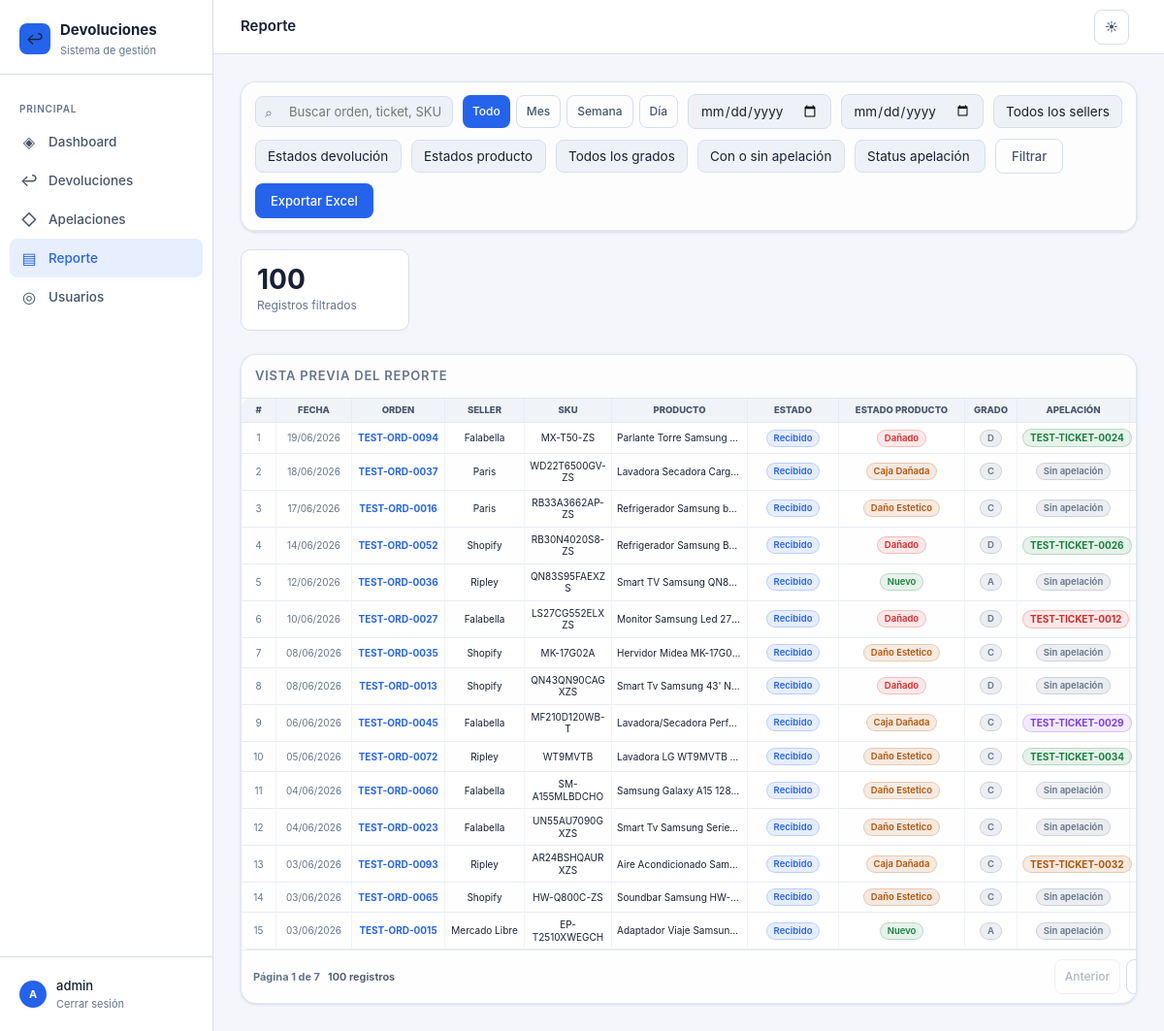
Page /reporte/ (signed in) on the committed database.
### returns/models.py (models this page shows, shortened)
class Return(models.Model):
    SELLER_CHOICES = [
        ('falabella', 'Falabella'),
        ('ripley', 'Ripley'),
        ('mercado_libre', 'Mercado Libre'),
        ('paris', 'Paris'),
        ('walmart', 'Walmart'),
        ('shopify', 'Shopify'),
    ]
    ESTADO_CHOICES = [
        ('recibido', 'Recibido'),
        ('en_revision', 'En revisión'),
        ('aprobado', 'Aprobado'),
        ('rechazado', 'Rechazado'),
        ('reembolsado', 'Reembolsado'),
        ('cerrado', 'Cerrado'),
    ]
    CONDICION_CHOICES = [
        ('nuevo', 'Nuevo'),
        ('caja_danada', 'Caja Dañada'),
        ('danado', 'Dañado'),
        ('dano_estetico', 'Daño Estetico'),
    ]
    GRADO_CHOICES = [
        ('A', 'A'),
        ('C', 'C'),
        ('D', 'D'),
    ]
    fecha_ingreso = models.DateField(auto_now_add=True)
    fecha_actualizacion = models.DateTimeField(auto_now=True)
    seller = models.CharField(max_length=50, choices=SELLER_CHOICES, verbose_name='Seller')
    numero_orden = models.CharField(max_length=100, unique=True, verbose_name='Número de orden')
    sku = models.CharField(max_length=100, verbose_name='SKU')
    ean = models.CharField(max_length=50, blank=True, verbose_name='EAN')
    producto_nombre = models.CharField(max_length=300, verbose_name='Nombre del producto', blank=True)
    marca = models.CharField(max_length=150, blank=True, verbose_name='Marca')
    categoria = models.CharField(max_length=150, blank=True, verbose_name='Categoría')
    precio_venta = models.DecimalField(max_digits=10, decimal_places=2, null=True, blank=True, validators=[MinValueValidator(0)], verbose_name='Precio de venta')
    cantidad = models.PositiveIntegerField(default=1, validators=[MinValueValidator(1)], verbose_name='Cantidad')
    estado = models.CharField(max_length=20, choices=ESTADO_CHOICES, default='recibido', verbose_name='Estado')
    condicion_producto = models.CharField(max_length=20, choices=CONDICION_CHOICES, default='nuevo', verbose_name='Estado del producto')
    grado = models.CharField(max_length=1, choices=GRADO_CHOICES, default='A', verbose_name='Grado')
    detalles_dano = models.TextField(blank=True, verbose_name='Detalles del daño')
    notas_internas = models.TextField(blank=True, verbose_name='Notas internas')
    creado_por = models.ForeignKey(User, on_delete=models.SET_NULL, null=True, related_name='devoluciones_creadas')
    class Meta:
        verbose_name = 'Devolución'
        verbose_name_plural = 'Devoluciones'
        ordering = ['-fecha_ingreso', '-id']
    def get_estado_color(self):
        colors = {
            'recibido': 'blue',
            'en_revision': 'yellow',
            'aprobado': 'green',
            'rechazado': 'red',
            'reembolsado': 'purple',
            'cerrado': 'gray',
        }
        return colors.get(self.estado, 'gray')

class Appeal(models.Model):
    STATUS_CHOICES = [
        ('en_proceso', 'En proceso'),
        ('rechazado', 'Rechazado'),
        ('proceso_pago', 'Proceso de pago'),
        ('pagado', 'Pagado'),
    ]
    devolucion = models.ForeignKey(Return, on_delete=models.CASCADE, related_name='apelaciones', verbose_name='Orden')
    numero_apelacion = models.CharField(max_length=100, verbose_name='N° de apelación o ticket')
    detalle = models.TextField(verbose_name='Detalle')
    status = models.CharField(max_length=20, choices=STATUS_CHOICES, default='en_proceso', verbose_name='Status')
    estado_cuenta = models.CharField(max_length=200, blank=True, verbose_name='Estado de cuenta')
    creado_por = models.ForeignKey(User, on_delete=models.SET_NULL, null=True, blank=True, related_name='apelaciones_creadas')
    actualizado_por = models.ForeignKey(User, on_delete=models.SET_NULL, null=True, blank=True, related_name='apelaciones_actualizadas')
    creado_en = models.DateTimeField(auto_now_add=True)
    actualizado_en = models.DateTimeField(auto_now=True)
    class Meta:
        verbose_name = 'Apelación'
        verbose_name_plural = 'Apelaciones'
        ordering = ['-creado_en', '-id']
    def get_status_color(self):
        colors = {
            'en_proceso': 'yellow',
            'rechazado': 'red',
            'proceso_pago': 'purple',
            'pagado': 'green',
        }
        return colors.get(self.status, 'gray')

### returns/views.py (the view)
# urls.py: path('reporte/', views.report_dashboard, name='report_dashboard'),
@login_required
def report_dashboard(request):
    devoluciones = filtered_report_returns(request)
    if request.GET.get('export') == 'xlsx':
        return report_export_response(devoluciones)
    devoluciones_page = paginate_queryset(request, devoluciones, 'page', 15)
    context = {
        'devoluciones': devoluciones_page,
        'devoluciones_page': devoluciones_page,
        'devoluciones_page_query': querystring_without(request, 'page'),
        'period': request.GET.get('period', '').strip(),
        'period_query': querystring_without(request, 'period', 'page', 'fecha_desde', 'fecha_hasta'),
        'q': request.GET.get('q', '').strip(),
        'fecha_desde': request.GET.get('fecha_desde', '').strip(),
        'fecha_hasta': request.GET.get('fecha_hasta', '').strip(),
        'seller_filter': request.GET.get('seller', '').strip(),
        'estado_filter': request.GET.get('estado', '').strip(),
        'condicion_filter': request.GET.get('condicion', '').strip(),
        'grado_filter': request.GET.get('grado', '').strip(),
        'apelacion_filter': request.GET.get('apelacion', '').strip(),
        'appeal_status_filter': request.GET.get('appeal_status', '').strip(),
        'seller_choices': Return.SELLER_CHOICES,
        'estado_choices': Return.ESTADO_CHOICES,
        'condicion_choices': Return.CONDICION_CHOICES,
        'grado_choices': Return.GRADO_CHOICES,
        'appeal_status_choices': Appeal.STATUS_CHOICES,
        'total_filtrado': devoluciones.count(),
    }
    return render(request, 'returns/report.html', context)

### returns/models.py (called while the page is built)
    @classmethod
    def load(cls):
        config, _ = cls.objects.get_or_create(pk=1)
        return config

### returns/templatetags/returns_format.py (called while the page is built)
@register.filter
def clp(value):
    if value in (None, ''):
        return ''
    try:
        amount = int(Decimal(str(value)))
    except (InvalidOperation, ValueError):
        return value
    return f'${amount:,}'.replace(',', '.') + ' CLP'

@register.filter
def clp_difference(value, arg):
    if value in (None, '') or arg in (None, ''):
        return ''
    try:
        amount = int(Decimal(str(value))) - int(Decimal(str(arg)))
    except (InvalidOperation, ValueError):
        return ''
    sign = '-' if amount < 0 else ''
    return f'{sign}${abs(amount):,}'.replace(',', '.') + ' CLP'

### returns/views.py (called while the page is built)
def paginate_queryset(request, queryset, page_param='page', per_page=12):
    paginator = Paginator(queryset, per_page)
    return paginator.get_page(request.GET.get(page_param))

def querystring_without(request, *keys):
    query = request.GET.copy()
    for key in keys:
        query.pop(key, None)
    encoded = query.urlencode()
    return f'{encoded}&' if encoded else ''

def period_dates(request):
    today = timezone.localdate()
    period = request.GET.get('period', '')
    if period == 'today':
        return period, today, today
    if period == 'week':
        return period, today - timedelta(days=today.weekday()), today
    if period == 'month':
        return period, today.replace(day=1), today
    return period, None, None

### templates/returns/report.html (shortened to what this page needs)
{% extends 'returns/base.html' %}
{% load returns_format %}
{% block topbar_title %}Reporte{% endblock %}
{% block content %}
<div class="table-wrap" style="margin-bottom:18px">
  <div class="table-header">
    <form method="get" class="filter-bar" style="flex:1">
      <div class="search-wrap">
        <span class="search-icon">⌕</span>
        <input type="text" name="q" value="{{ q }}" placeholder="Buscar orden, ticket, SKU, producto, marca...">
      </div>
      <div class="period-filter-bar">
        <a href="?{{ period_query }}" class="btn btn-sm {% if not period %}btn-primary{% else %}btn-ghost{% endif %}">Todo</a>
        <a href="?{{ period_query }}period=month" class="btn btn-sm {% if period == 'month' %}btn-primary{% else %}btn-ghost{% endif %}">Mes</a>
        <a href="?{{ period_query }}period=week" class="btn btn-sm {% if period == 'week' %}btn-primary{% else %}btn-ghost{% endif %}">Semana</a>
        <a href="?{{ period_query }}period=today" class="btn btn-sm {% if period == 'today' %}btn-primary{% else %}btn-ghost{% endif %}">Día</a>
      </div>
      <input type="date" name="fecha_desde" value="{{ fecha_desde }}" class="form-input" style="width:auto" title="Desde">
      <input type="date" name="fecha_hasta" value="{{ fecha_hasta }}" class="form-input" style="width:auto" title="Hasta">
      <select name="seller" class="form-select" style="width:auto">
        <option value="">Todos los sellers</option>
      </select>
      <select name="estado" class="form-select" style="width:auto">
        <option value="">Estados devolución</option>
      </select>
      <select name="condicion" class="form-select" style="width:auto">
        <option value="">Estados producto</option>
      </select>
      <select name="grado" class="form-select" style="width:auto">
        <option value="">Todos los grados</option>
      </select>
      <select name="apelacion" class="form-select" style="width:auto">
        <option value="">Con o sin apelación</option>
      </select>
      <select name="appeal_status" class="form-select" style="width:auto">
        <option value="">Status apelación</option>
      </select>
      <button type="submit" class="btn btn-ghost">Filtrar</button>
      <button type="submit" name="export" value="xlsx" class="btn btn-primary">Exportar Excel</button>
    </form>
  </div>
</div>
<div class="stats-grid">
  <div class="stat-card">
    <div class="stat-value" style="color:var(--text)">{{ total_filtrado }}</div>
    <div class="stat-label">Registros filtrados</div>
  </div>
</div>
<div class="table-wrap returns-table-wrap">
  <div class="table-header">
    <div class="form-section-title" style="margin:0;padding:0;border:0">Vista previa del reporte</div>
  </div>
  {% if devoluciones %}
  <table class="returns-table">
    <colgroup>
      <col class="col-id">
      <col class="col-date">
      <col class="col-order">
      <col class="col-seller">
      <col class="col-sku">
      <col class="col-product">
      <col class="col-status">
      <col class="col-product-status">
      <col class="col-grade">
      <col class="col-appeal">
      <col class="col-product-status">
      <col class="col-product-status">
      <col class="col-photos">
    </colgroup>
    <thead>
      <tr>
        <th>#</th>
        <th>Fecha</th>
        <th>Orden</th>
        <th>Seller</th>
        <th>SKU</th>
        <th>Producto</th>
        <th>Estado</th>
        <th>Estado producto</th>
        <th>Grado</th>
        <th>Apelación</th>
        <th>Status apelación</th>
      </tr>
    </thead>
    <tbody>
      {% for d in devoluciones %}
      <tr>
        <td style="color:var(--text-muted)">{{ devoluciones.start_index|add:forloop.counter0 }}</td>
        <td style="color:var(--text-muted)">{{ d.fecha_ingreso|date:"d/m/Y" }}</td>
        <td><a href="{% url 'return_detail' d.pk %}"><strong>{{ d.numero_orden }}</strong></a></td>
        <td>{{ d.get_seller_display }}</td>
        <td>{{ d.sku }}</td>
        <td>
          {% if d.producto_nombre %}
          <div class="table-product-name" title="{{ d.producto_nombre }}">{{ d.producto_nombre }}</div>
          {% else %}
          <div style="color:var(--text-muted)">—</div>
          {% endif %}
        </td>
        <td><span class="badge badge-{{ d.get_estado_color }}">{{ d.get_estado_display }}</span></td>
        <td>
          <span class="badge badge-{% if d.condicion_producto == 'nuevo' %}green{% elif d.condicion_producto == 'caja_danada' or d.condicion_producto == 'dano_estetico' %}yellow{% else %}red{% endif %}">
            {{ d.get_condicion_producto_display }}
          </span>
        </td>
        <td><span class="badge badge-gray">{{ d.grado }}</span></td>
        <td>
          {% with apelacion=d.apelaciones.first %}
          {% if apelacion %}
          <a href="{% url 'appeal_detail' apelacion.pk %}" class="badge badge-{{ apelacion.get_status_color }}">{{ apelacion.numero_apelacion }}</a>
          {% else %}
          <span class="badge badge-gray">Sin apelación</span>
          {% endif %}
          {% endwith %}
        </td>
        <td>
        </td>
      </tr>
      {% endfor %}
    </tbody>
  </table>
  {% include 'returns/_pagination.html' with page_obj=devoluciones_page page_param='page' querystring=devoluciones_page_query %}
  {% else %}
  <div class="empty-state">
    <div class="empty-icon">▤</div>
    <div class="empty-title">No hay datos para el reporte</div>
    <div class="empty-sub">Ajusta los filtros o limpia la búsqueda para ver resultados.</div>
  </div>
  {% endif %}
</div>
{% endblock %}

### templates/returns/base.html (shortened to what this page needs)
<!DOCTYPE html>
<html lang="es">
<head>
</head>
<body>
{% if user.is_authenticated %}
<div class="layout">
  <aside class="sidebar">
    <div class="sidebar-logo">
      <div class="logo-mark">
        <div class="logo-icon">↩</div>
        <div>
          <div class="logo-text">Devoluciones</div>
          <div class="logo-sub">Sistema de gestión</div>
        </div>
      </div>
    </div>
    <nav class="sidebar-nav">
      <div class="nav-label">Principal</div>
      <a href="{% url 'dashboard' %}" class="nav-link {% if request.resolver_match.url_name == 'dashboard' %}active{% endif %}">
        <span class="nav-icon">◈</span> Dashboard
      </a>
      <a href="{% url 'returns_dashboard' %}" class="nav-link ">
        <span class="nav-icon">↩</span> Devoluciones
      </a>
      <a href="{% url 'appeals_dashboard' %}" class="nav-link ">
        <span class="nav-icon">◇</span> Apelaciones
      </a>
      <a href="{% url 'report_dashboard' %}" class="nav-link {% if request.resolver_match.url_name == 'report_dashboard' %}active{% endif %}">
        <span class="nav-icon">▤</span> Reporte
      </a>
      {% if user.is_staff %}
      <a href="{% url 'users_dashboard' %}" class="nav-link ">
        <span class="nav-icon">◎</span> Usuarios
      </a>
      {% endif %}
    </nav>
    <div class="sidebar-footer">
      <div class="user-info">
        <div class="user-avatar">{{ user.username|first|upper }}</div>
        <div>
          <div class="user-name">{{ user.username }}</div>
          <a href="{% url 'logout' %}" class="logout-link">Cerrar sesión</a>
        </div>
      </div>
    </div>
  </aside>
  <main class="main">
    <div class="topbar">
      <div class="topbar-title">{% block topbar_title %}{% endblock %}</div>
      <div class="topbar-tools">
        <button type="button" class="btn btn-ghost theme-toggle" data-theme-toggle title="Cambiar tema" aria-label="Cambiar tema">
          <span class="theme-icon-light" aria-hidden="true">☀</span>
        </button>
      </div>
    </div>
    <div class="content">
      {% block content %}{% endblock %}
    </div>
  </main>
</div>
{% else %}
  {% block full_page %}{% endblock %}
{% endif %}
</body>
</html>

### rows in the picture
Return: start_index|add "1", fecha_ingreso "19/06/2026", numero_orden "TEST-ORD-0094", seller "Falabella", sku "MX-T50-ZS", producto_nombre "Parlante Torre Samsung…", estado "Recibido", condicion_producto "Dañado", grado "D", apelaciones.first.numero_apelacion "TEST-TICKET-0024"
Return: start_index|add "2", fecha_ingreso "18/06/2026", numero_orden "TEST-ORD-0037", seller "Paris", sku "WD22T6500GV-ZS", producto_nombre "Lavadora Secadora Carg…", estado "Recibido", condicion_producto "Caja Dañada", grado "C", shows "Sin apelación"
Return: start_index|add "3", fecha_ingreso "17/06/2026", numero_orden "TEST-ORD-0016", seller "Paris", sku "RB33A3662AP-ZS", producto_nombre "Refrigerador Samsung b…", estado "Recibido", condicion_producto "Daño Estetico", grado "C", shows "Sin apelación"
Return: start_index|add "4", fecha_ingreso "14/06/2026", numero_orden "TEST-ORD-0052", seller "Shopify", sku "RB30N4020S8-ZS", producto_nombre "Refrigerador Samsung B…", estado "Recibido", condicion_producto "Dañado", grado "D", apelaciones.first.numero_apelacion "TEST-TICKET-0026"
Return: start_index|add "5", fecha_ingreso "12/06/2026", numero_orden "TEST-ORD-0036", seller "Ripley", sku "QN83S95FAEXZS", producto_nombre "Smart TV Samsung QN8…", estado "Recibido", condicion_producto "Nuevo", grado "A", shows "Sin apelación"
Return: start_index|add "6", fecha_ingreso "10/06/2026", numero_orden "TEST-ORD-0027", seller "Falabella", sku "LS27CG552ELXZS", producto_nombre "Monitor Samsung Led 27…", estado "Recibido", condicion_producto "Dañado", grado "D", apelaciones.first.numero_apelacion "TEST-TICKET-0012"
Return: start_index|add "7", fecha_ingreso "08/06/2026", numero_orden "TEST-ORD-0035", seller "Shopify", sku "MK-17G02A", producto_nombre "Hervidor Midea MK-17G0…", estado "Recibido", condicion_producto "Daño Estetico", grado "C", shows "Sin apelación"
Return: start_index|add "8", fecha_ingreso "08/06/2026", numero_orden "TEST-ORD-0013", seller "Shopify", sku "QN43QN90CAGXZS", producto_nombre "Smart Tv Samsung 43' N…", estado "Recibido", condicion_producto "Dañado", grado "D", shows "Sin apelación"
Return: start_index|add "9", fecha_ingreso "06/06/2026", numero_orden "TEST-ORD-0045", seller "Falabella", sku "MF210D120WB-T", producto_nombre "Lavadora/Secadora Perf…", estado "Recibido", condicion_producto "Caja Dañada", grado "C", apelaciones.first.numero_apelacion "TEST-TICKET-0029"
Return: start_index|add "10", fecha_ingreso "05/06/2026", numero_orden "TEST-ORD-0072", seller "Ripley", sku "WT9MVTB", producto_nombre "Lavadora LG WT9MVTB…", estado "Recibido", condicion_producto "Daño Estetico", grado "C", apelaciones.first.numero_apelacion "TEST-TICKET-0034"
Return: start_index|add "11", fecha_ingreso "04/06/2026", numero_orden "TEST-ORD-0060", seller "Falabella", sku "SM-A155MLBDCHO", producto_nombre "Samsung Galaxy A15 128…", estado "Recibido", condicion_producto "Daño Estetico", grado "C", shows "Sin apelación"
Return: start_index|add "12", fecha_ingreso "04/06/2026", numero_orden "TEST-ORD-0023", seller "Falabella", sku "UN55AU7090GXZS", producto_nombre "Smart Tv Samsung Serie…", estado "Recibido", condicion_producto "Daño Estetico", grado "C", shows "Sin apelación"
Return: start_index|add "13", fecha_ingreso "03/06/2026", numero_orden "TEST-ORD-0093", seller "Ripley", sku "AR24BSHQAURXZS", producto_nombre "Aire Acondicionado Sam…", estado "Recibido", condicion_producto "Caja Dañada", grado "C", apelaciones.first.numero_apelacion "TEST-TICKET-0032"
Return: start_index|add "14", fecha_ingreso "03/06/2026", numero_orden "TEST-ORD-0065", seller "Shopify", sku "HW-Q800C-ZS", producto_nombre "Soundbar Samsung HW-…", estado "Recibido", condicion_producto "Daño Estetico", grado "C", shows "Sin apelación"
Return: start_index|add "15", fecha_ingreso "03/06/2026", numero_orden "TEST-ORD-0015", seller "Mercado Libre", sku "EP-T2510XWEGCH", producto_nombre "Adaptador Viaje Samsun…", estado "Recibido", condicion_producto "Nuevo", grado "A", shows "Sin apelación"

### other values in the picture
{{ user.username|first|upper }} "A"
{{ user.username }} "admin"
{{ total_filtrado }} "100"
{{ page_obj.number }} "1"
{{ page_obj.paginator.num_pages }} "7"
{{ page_obj.paginator.count }} "100"
